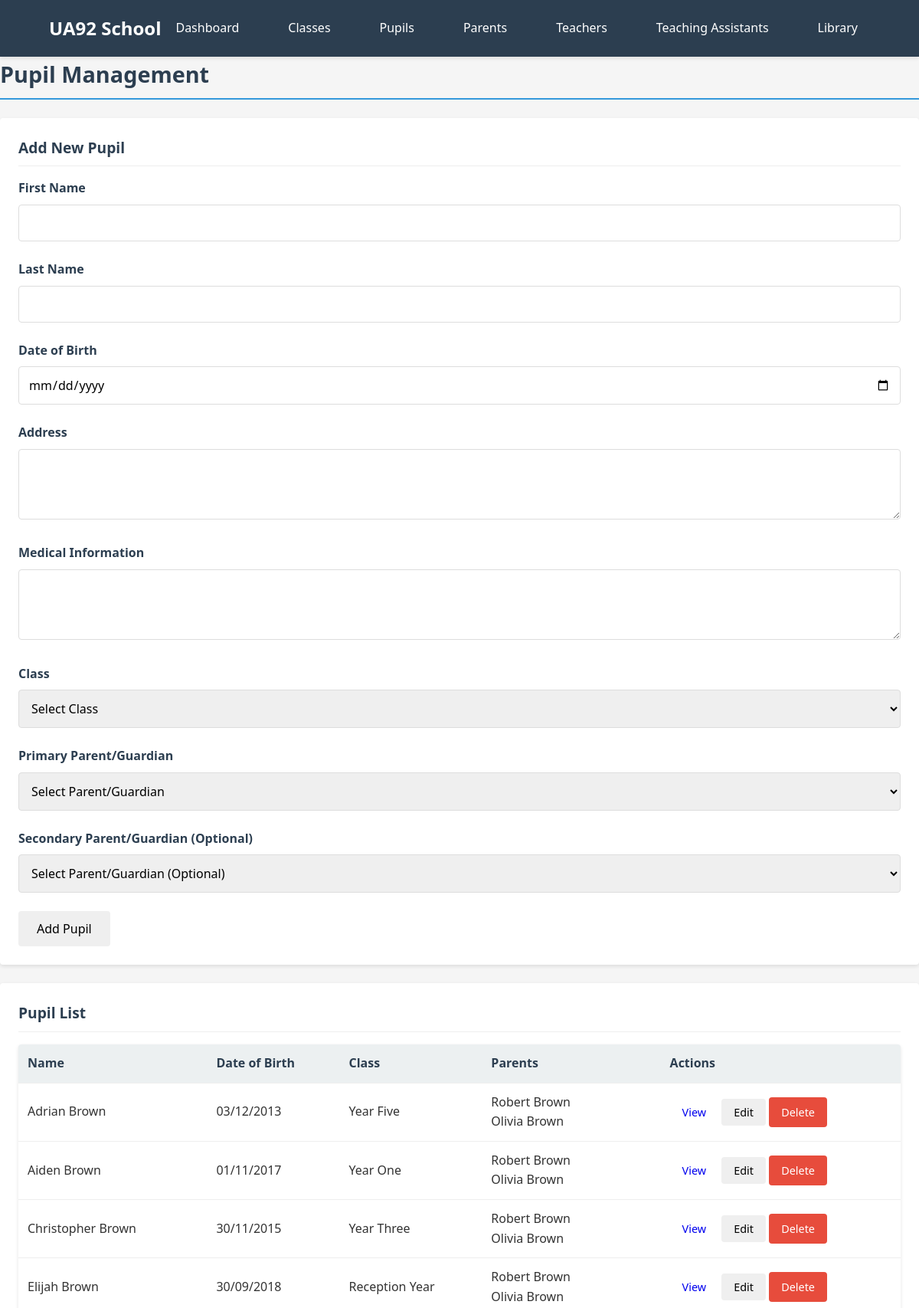
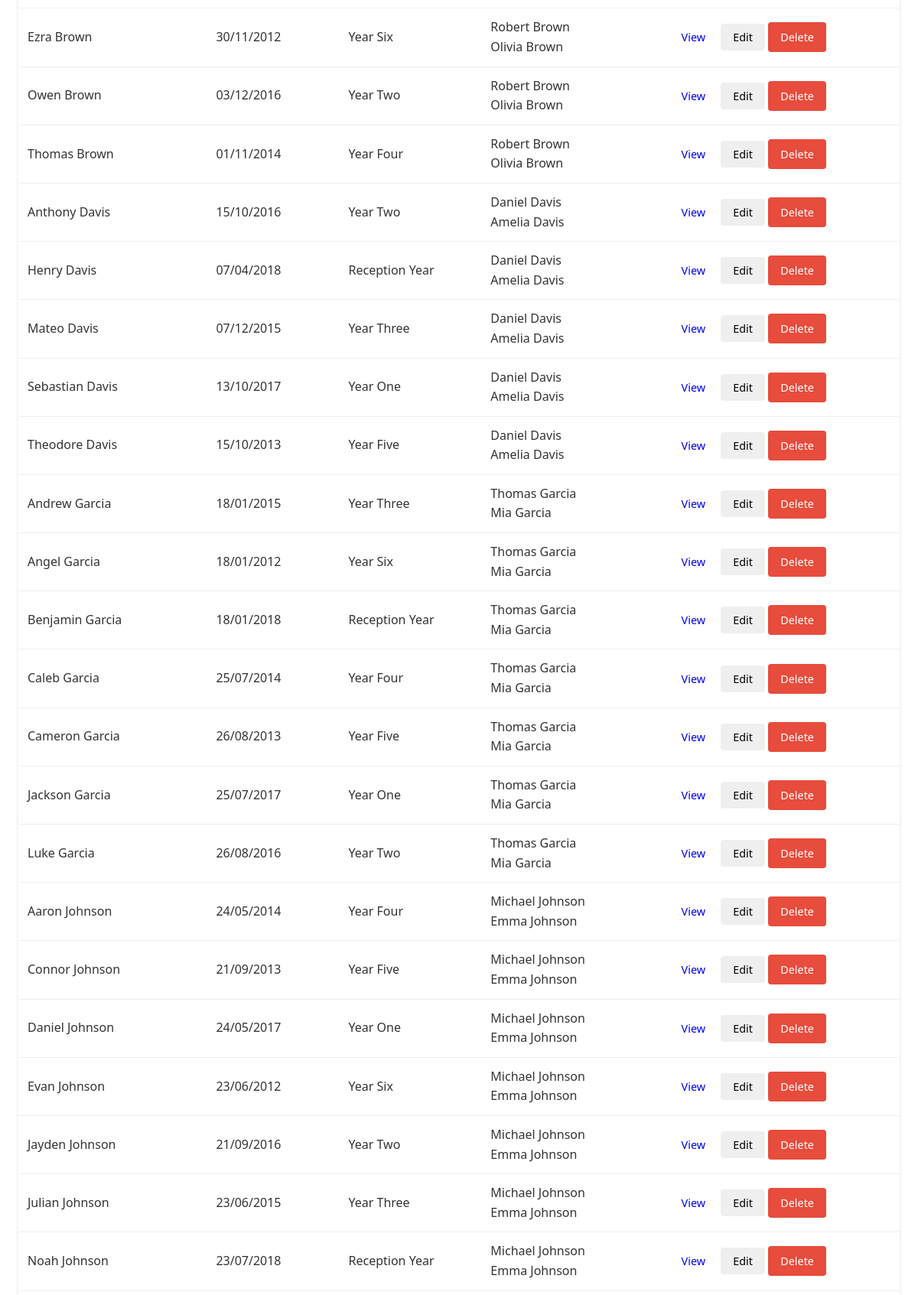
Screenshot of /pupils.php (upper part) with the database file from the repository (2 pictures, top to bottom).
### tables this page shows
CREATE TABLE `pupils` (
  `pupil_id` int(11) NOT NULL,
  `first_name` varchar(50) NOT NULL,
  `last_name` varchar(50) NOT NULL,
  `date_of_birth` date NOT NULL,
  `address` text NOT NULL,
  `medical_info` text DEFAULT NULL,
  `class_id` int(11) DEFAULT NULL,
  `parent1_id` int(11) DEFAULT NULL,
  `parent2_id` int(11) DEFAULT NULL
);

CREATE TABLE `classes` (
  `class_id` int(11) NOT NULL,
  `class_name` varchar(50) NOT NULL,
  `capacity` int(11) NOT NULL,
  `teacher_id` int(11) DEFAULT NULL
);

### pupils.php (the view, shortened to what this page needs)
<!DOCTYPE html>
<html lang="en">
<head>
    <link rel="stylesheet" href="styles.css">
</head>
<?php
require_once 'config.php';
include 'header.php';
$pupils = $conn->query("
    SELECT p.*,
           c.class_name,
           CONCAT(pa1.first_name, ' ', pa1.last_name) AS parent1_name,
           CONCAT(pa2.first_name, ' ', pa2.last_name) AS parent2_name
    FROM pupils p
    LEFT JOIN classes c ON p.class_id = c.class_id
    LEFT JOIN parents pa1 ON p.parent1_id = pa1.parent_id
    LEFT JOIN parents pa2 ON p.parent2_id = pa2.parent_id
    ORDER BY p.last_name, p.first_name
");
?>
<h1 class="section-title">Pupil Management</h1>
<div class="card">
    <div class="card-header">Add New Pupil</div>
    <form method="POST">
        <div class="form-group">
            <label class="form-label" for="first_name">First Name</label>
            <input type="text" class="form-control" id="first_name" name="first_name" required>
        </div>
        <div class="form-group">
            <label class="form-label" for="last_name">Last Name</label>
            <input type="text" class="form-control" id="last_name" name="last_name" required>
        </div>
        <div class="form-group">
            <label class="form-label" for="date_of_birth">Date of Birth</label>
            <input type="date" class="form-control" id="date_of_birth" name="date_of_birth" required>
        </div>
        <div class="form-group">
            <label class="form-label" for="address">Address</label>
            <textarea class="form-control" id="address" name="address" rows="3" required></textarea>
        </div>
        <div class="form-group">
            <label class="form-label" for="medical_info">Medical Information</label>
            <textarea class="form-control" id="medical_info" name="medical_info" rows="3"></textarea>
        </div>
        <div class="form-group">
            <label class="form-label" for="class_id">Class</label>
            <div class="select-wrapper">
                <select class="form-control" id="class_id" name="class_id" required>
                    <option value="">Select Class</option>
                </select>
            </div>
        </div>
        <div class="form-group">
            <label class="form-label" for="parent1_id">Primary Parent/Guardian</label>
            <div class="select-wrapper">
                <select class="form-control" id="parent1_id" name="parent1_id" required>
                    <option value="">Select Parent/Guardian</option>
                </select>
            </div>
        </div>
        <div class="form-group">
            <label class="form-label" for="parent2_id">Secondary Parent/Guardian (Optional)</label>
            <div class="select-wrapper">
                <select class="form-control" id="parent2_id" name="parent2_id">
                    <option value="">Select Parent/Guardian (Optional)</option>
                </select>
            </div>
        </div>
        <button type="submit" name="add_pupil" class="btn">Add Pupil</button>
    </form>
</div>
<div class="card">
    <div class="card-header">Pupil List</div>
    <table class="table">
        <thead>
            <tr>
                <th>Name</th>
                <th>Date of Birth</th>
                <th>Class</th>
                <th>Parents</th>
                <th>Actions</th>
            </tr>
        </thead>
        <tbody>
            <?php while ($pupil = $pupils->fetch_assoc()): ?>
                <tr>
                    <td><?php echo htmlspecialchars($pupil['first_name'] . ' ' . $pupil['last_name']); ?></td>
                    <td><?php echo date('d/m/Y', strtotime($pupil['date_of_birth'])); ?></td>
                    <td><?php echo $pupil['class_name'] ? htmlspecialchars($pupil['class_name']) : 'Not assigned'; ?></td>
                    <td>
                        <?php echo $pupil['parent1_name'] ? htmlspecialchars($pupil['parent1_name']) : 'None'; ?>
                        <?php if ($pupil['parent2_name']): ?>
                            <br><?php echo htmlspecialchars($pupil['parent2_name']); ?>
                        <?php endif; ?>
                    </td>
                    <td>
                        <a href="pupil_details.php?id=<?php echo $pupil['pupil_id']; ?>" class="btn btn-sm">View</a>
                        <button onclick="openEditModal(
                            <?php echo $pupil['pupil_id']; ?>,
                            '<?php echo htmlspecialchars($pupil['first_name'], ENT_QUOTES); ?>',
                            '<?php echo htmlspecialchars($pupil['last_name'], ENT_QUOTES); ?>',
                            '<?php echo $pupil['date_of_birth']; ?>',
                            '<?php echo htmlspecialchars($pupil['address'], ENT_QUOTES); ?>',
                            '<?php echo htmlspecialchars($pupil['medical_info'], ENT_QUOTES); ?>',
                            <?php echo $pupil['class_id'] ? $pupil['class_id'] : 'null'; ?>,
                            <?php echo $pupil['parent1_id'] ? $pupil['parent1_id'] : 'null'; ?>,
                            <?php echo $pupil['parent2_id'] ? $pupil['parent2_id'] : 'null'; ?>
                        )" class="btn btn-sm">Edit</button>
                        <a href="pupils.php?delete=<?php echo $pupil['pupil_id']; ?>"
                           class="btn btn-sm btn-danger"
                           onclick="return confirmDelete()">Delete</a>
                    </td>
                </tr>
            <?php endwhile; ?>
        </tbody>
    </table>
</div>
<?php include 'footer.php'; ?>

### styles.css (style rules this page uses)
:root { --primary-color: #3498db; --secondary-color: #2980b9; --accent-color: #e74c3c; --light-color: #ecf0f1; --dark-color: #2c3e50; --success-color: #2ecc71; --warning-color: #f39c12; --danger-color: #e74c3c; --border-radius: 4px; --box-shadow: 0 2px 5px rgba(0,0,0,0.1); --transition: all 0.3s ease; }
* { margin: 0; padding: 0; box-sizing: border-box; font-family: 'Segoe UI', Tahoma, Geneva, Verdana, sans-serif; }
body { background-color: #f5f5f5; color: #333; line-height: 1.6; min-height: 100vh; }
.section-title { color: var(--dark-color); margin-bottom: 1.5rem; padding-bottom: 0.5rem; border-bottom: 2px solid var(--primary-color); font-size: 1.8rem; }
.card { background: white; border-radius: var(--border-radius); box-shadow: var(--box-shadow); padding: 1.5rem; margin-bottom: 1.5rem; transition: var(--transition); }
.card-header { font-size: 1.2rem; margin-bottom: 1rem; color: var(--dark-color); border-bottom: 1px solid #eee; padding-bottom: 0.5rem; font-weight: 600; display: flex; align-items: center; gap: 0.5rem; }
.form-group { margin-bottom: 1.5rem; }
.form-label { display: block; margin-bottom: 0.5rem; font-weight: 600; color: var(--dark-color); }
.form-control { width: 100%; padding: 0.75rem; border: 1px solid #ddd; border-radius: var(--border-radius); font-size: 1rem; transition: var(--transition); }
.btn { display: inline-block; padding: 0.75rem 1.5rem; border-radius: var(--border-radius); cursor: pointer; font-size: 1rem; transition: var(--transition); text-decoration: none; text-align: center; font-weight: 500; border: none; }
.btn-sm { padding: 0.5rem 1rem; font-size: 0.9rem; }
.btn-danger { background: var(--danger-color); color: white; }
.table { width: 100%; border-collapse: collapse; margin-bottom: 1.5rem; background: white; border-radius: var(--border-radius); overflow: hidden; box-shadow: var(--box-shadow); }
.table th, .table td { padding: 0.75rem; text-align: left; border-bottom: 1px solid #eee; }
.table th { background-color: var(--light-color); font-weight: 600; color: var(--dark-color); }

### rows the page displays
pupils: first_name+last_name "Adrian Brown", date_of_birth "03/12/2013", class.class_name "Year Five", parent1_name "Robert Brown", parent2_name "Olivia Brown"
pupils: first_name+last_name "Aiden Brown", date_of_birth "01/11/2017", class.class_name "Year One", parent1_name "Robert Brown", parent2_name "Olivia Brown"
pupils: first_name+last_name "Christopher Brown", date_of_birth "30/11/2015", class.class_name "Year Three", parent1_name "Robert Brown", parent2_name "Olivia Brown"
pupils: first_name+last_name "Elijah Brown", date_of_birth "30/09/2018", class.class_name "Reception Year", parent1_name "Robert Brown", parent2_name "Olivia Brown"
pupils: first_name+last_name "Ezra Brown", date_of_birth "30/11/2012", class.class_name "Year Six", parent1_name "Robert Brown", parent2_name "Olivia Brown"
pupils: first_name+last_name "Owen Brown", date_of_birth "03/12/2016", class.class_name "Year Two", parent1_name "Robert Brown", parent2_name "Olivia Brown"
pupils: first_name+last_name "Thomas Brown", date_of_birth "01/11/2014", class.class_name "Year Four", parent1_name "Robert Brown", parent2_name "Olivia Brown"
pupils: first_name+last_name "Anthony Davis", date_of_birth "15/10/2016", class.class_name "Year Two", parent1_name "Daniel Davis", parent2_name "Amelia Davis"
pupils: first_name+last_name "Henry Davis", date_of_birth "07/04/2018", class.class_name "Reception Year", parent1_name "Daniel Davis", parent2_name "Amelia Davis"
pupils: first_name+last_name "Mateo Davis", date_of_birth "07/12/2015", class.class_name "Year Three", parent1_name "Daniel Davis", parent2_name "Amelia Davis"
pupils: first_name+last_name "Sebastian Davis", date_of_birth "13/10/2017", class.class_name "Year One", parent1_name "Daniel Davis", parent2_name "Amelia Davis"
pupils: first_name+last_name "Theodore Davis", date_of_birth "15/10/2013", class.class_name "Year Five", parent1_name "Daniel Davis", parent2_name "Amelia Davis"
pupils: first_name+last_name "Andrew Garcia", date_of_birth "18/01/2015", class.class_name "Year Three", parent1_name "Thomas Garcia", parent2_name "Mia Garcia"
pupils: first_name+last_name "Angel Garcia", date_of_birth "18/01/2012", class.class_name "Year Six", parent1_name "Thomas Garcia", parent2_name "Mia Garcia"
pupils: first_name+last_name "Benjamin Garcia", date_of_birth "18/01/2018", class.class_name "Reception Year", parent1_name "Thomas Garcia", parent2_name "Mia Garcia"
pupils: first_name+last_name "Caleb Garcia", date_of_birth "25/07/2014", class.class_name "Year Four", parent1_name "Thomas Garcia", parent2_name "Mia Garcia"
pupils: first_name+last_name "Cameron Garcia", date_of_birth "26/08/2013", class.class_name "Year Five", parent1_name "Thomas Garcia", parent2_name "Mia Garcia"
pupils: first_name+last_name "Jackson Garcia", date_of_birth "25/07/2017", class.class_name "Year One", parent1_name "Thomas Garcia", parent2_name "Mia Garcia"
pupils: first_name+last_name "Luke Garcia", date_of_birth "26/08/2016", class.class_name "Year Two", parent1_name "Thomas Garcia", parent2_name "Mia Garcia"
pupils: first_name+last_name "Aaron Johnson", date_of_birth "24/05/2014", class.class_name "Year Four", parent1_name "Michael Johnson", parent2_name "Emma Johnson"
pupils: first_name+last_name "Connor Johnson", date_of_birth "21/09/2013", class.class_name "Year Five", parent1_name "Michael Johnson", parent2_name "Emma Johnson"
pupils: first_name+last_name "Daniel Johnson", date_of_birth "24/05/2017", class.class_name "Year One", parent1_name "Michael Johnson", parent2_name "Emma Johnson"
pupils: first_name+last_name "Evan Johnson", date_of_birth "23/06/2012", class.class_name "Year Six", parent1_name "Michael Johnson", parent2_name "Emma Johnson"
pupils: first_name+last_name "Jayden Johnson", date_of_birth "21/09/2016", class.class_name "Year Two", parent1_name "Michael Johnson", parent2_name "Emma Johnson"
pupils: first_name+last_name "Julian Johnson", date_of_birth "23/06/2015", class.class_name "Year Three", parent1_name "Michael Johnson", parent2_name "Emma Johnson"
pupils: first_name+last_name "Noah Johnson", date_of_birth "23/07/2018", class.class_name "Reception Year", parent1_name "Michael Johnson", parent2_name "Emma Johnson"
